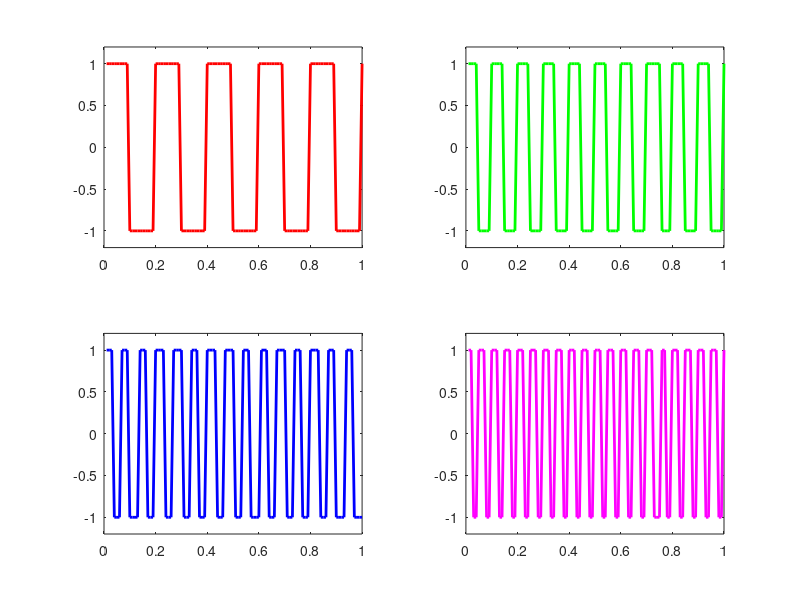

Recreate this plot in MATLAB.
Fs=100;
t=(1:100)/Fs;
s1=square(2*pi*5*t);
s2=square(2*pi*10*t);
s3=square(2*pi*15*t);
s4=square(2*pi*20*t);
subplot(221); plot(t,s1,'-r','linewidth',2)
axis([0 1 -1.2 1.2])
subplot(222); plot(t,s2,'-g','linewidth',2)
axis([0 1 -1.2 1.2])
subplot(223); plot(t,s3,'-b','linewidth',2)
axis([0 1 -1.2 1.2])
subplot(224); plot(t,s4,'-m','linewidth',2)
axis([0 1 -1.2 1.2])
